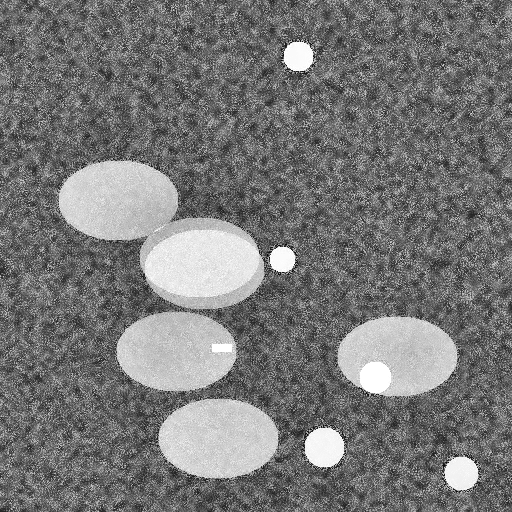
#> input picture backend/preprocessed_sar.png, 512 x 512 px
$ python -i preprocessing.py   (imports and definitions only)
#> lines starting #> are read from the running program, lines starting #| are printed output that depends on the picture
#> further down, picture is the input picture: shape (512, 512, 3); min 1, max 255, mean 119.4
"""
Module 1: Preprocessing — SAR Image Calibration, Lee Filter & Geocoding
Kaiketsu | SIH 2026 | Problem ID 26059
"""

import numpy as np
import cv2
import os
import logging
from pathlib import Path
from typing import Tuple, Optional, List, Dict

try:
    from dataset_loader import PROJECT_DATA_DIR
except ModuleNotFoundError:  # pragma: no cover - local direct execution fallback
    PROJECT_DATA_DIR = os.path.join(os.path.dirname(os.path.abspath(__file__)), "data")

# [1 line not run here, left out]
logger = logging.getLogger(__name__)


# ── Lee Filter (Speckle Noise Reduction) ──────────────────────────────────────
# [33 lines left out: function lee_filter, not called in this run]


def fast_lee_filter(image: np.ndarray, filter_size: int = 7) -> np.ndarray:
    """
    Fast Lee filter using vectorized OpenCV operations.
    Preferred for production — much faster than the reference loop above.
    """
#> called with filter_size = 7
    if image.ndim == 3:
        image = image[:, :, 0].astype(np.float32)
    else:
        image = image.astype(np.float32)

    img2    = image ** 2
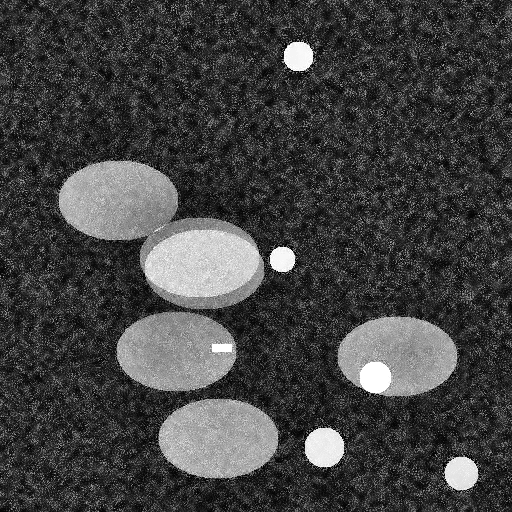
#> img2: shape (512, 512) float32; min 1, max 65025, mean 16880.8; drawn with min black and max white
    mean    = cv2.boxFilter(image, -1, (filter_size, filter_size))
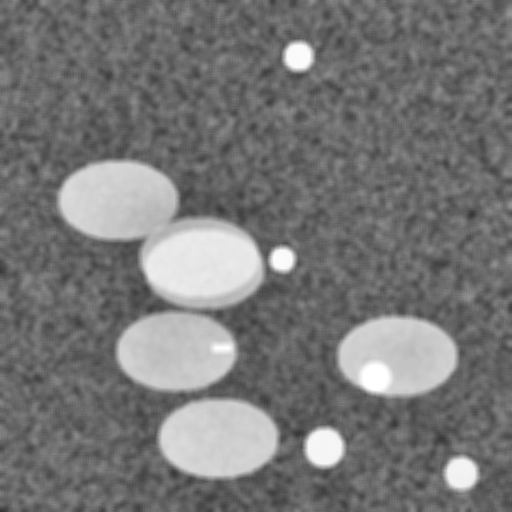
#> mean: shape (512, 512) float32; min 50.31, max 255, mean 119.4
    sq_mean = cv2.boxFilter(img2,   -1, (filter_size, filter_size))
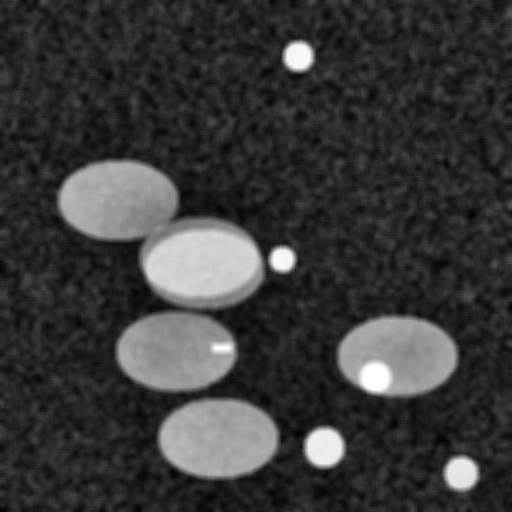
#> sq_mean: shape (512, 512) float32; min 2684.8, max 65025, mean 16880.5; drawn with min black and max white
    var     = sq_mean - mean ** 2
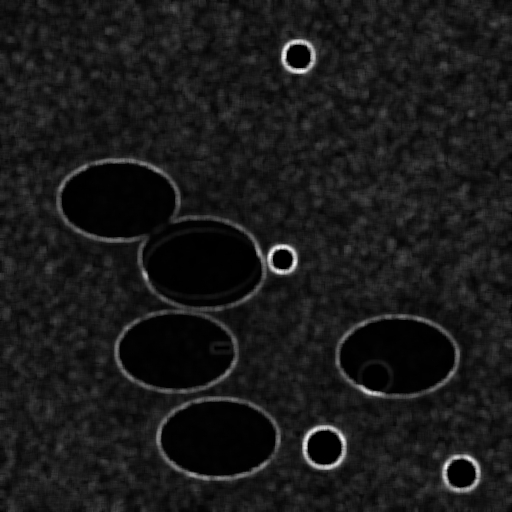
#> var: shape (512, 512) float32; min 0, max 9470.4, mean 968.4; drawn with min black and max white

    noise_var = np.mean(var)
#> noise_var = 968.4
    weight    = var / (var + noise_var + 1e-8)
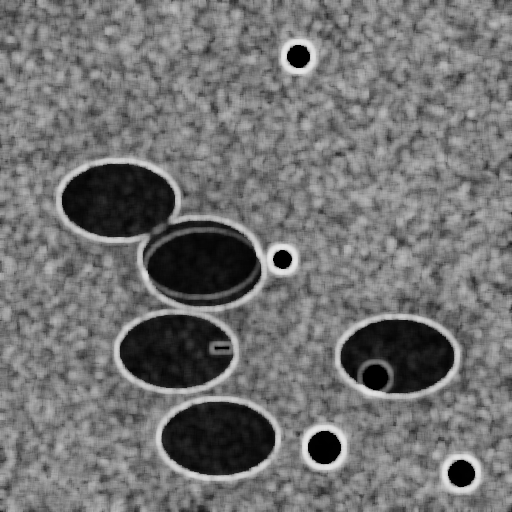
#> weight: shape (512, 512) float32; min 0, max 0.907, mean 0.447
    filtered  = mean + weight * (image - mean)
    logger.info("Fast Lee filter applied.")
    return filtered


# ── Radiometric Calibration ───────────────────────────────────────────────────
def radiometric_calibration(
    image: np.ndarray,
    calibration_factor: float = 1.0,
    offset_db: float = -83.0
) -> np.ndarray:
    """
    Calibrate raw SAR digital numbers (DN) to sigma-naught (σ°) in dB.

    For Sentinel-1:
        σ°(dB) = 10 * log10(DN²) + offset_db

    Args:
        image: Raw DN image (float32).
        calibration_factor: Sensor-specific factor (default 1.0).
        offset_db: Calibration offset in dB (Sentinel-1: ~-83 dB).
    Returns:
        Calibrated sigma-naught image in dB.
    """
#> called with calibration_factor = 1, offset_db = -83
    image = image.astype(np.float32)
    image = np.clip(image, 1e-6, None)  # avoid log(0)
    sigma = 10.0 * np.log10(image ** 2 * calibration_factor) + offset_db
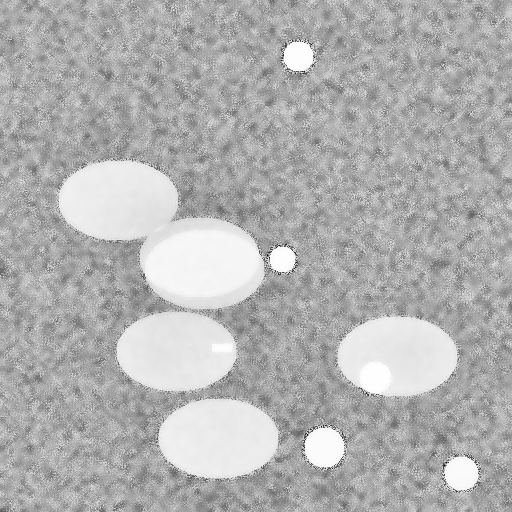
#> sigma: shape (512, 512) float32; min -58.26, max -34.87, mean -41.98; drawn with min black and max white
    logger.info(f"Radiometric calibration done. σ° range: [{sigma.min():.2f}, {sigma.max():.2f}] dB")
    return sigma


# ── Geocoding (Simulated — requires GDAL for real geolocation) ────────────────
def geocode_image(
    image: np.ndarray,
    target_epsg: int = 4326,
    pixel_size_m: float = 10.0
) -> Tuple[np.ndarray, dict]:
    """
    Apply basic geocoding metadata to SAR image.
    Real implementation uses GDAL/SNAP for slant-range to ground-range projection.

    Returns:
        (geocoded_image, metadata_dict)
    """
    metadata = {
        "epsg": target_epsg,
        "pixel_size_m": pixel_size_m,
        "rows": image.shape[0],
        "cols": image.shape[1],
        "sensor": "Sentinel-1 SAR (C-band)",
        "polarization": "VV+VH",
        "projection": f"EPSG:{target_epsg}",
    }
    # Spatial resampling (demonstration — actual uses GDAL warp)
    geocoded = cv2.resize(image, (image.shape[1], image.shape[0]))
    logger.info(f"Geocoding complete. EPSG:{target_epsg}, pixel_size={pixel_size_m}m")
    return geocoded, metadata


# ── Contrast Enhancement ──────────────────────────────────────────────────────
def enhance_contrast(image: np.ndarray, clip_limit: float = 2.0) -> np.ndarray:
    """Apply CLAHE contrast-limited adaptive histogram equalization."""
#> called with clip_limit = 2
    norm = cv2.normalize(image, None, 0, 255, cv2.NORM_MINMAX).astype(np.uint8)
    clahe = cv2.createCLAHE(clipLimit=clip_limit, tileGridSize=(8, 8))
    enhanced = clahe.apply(norm)
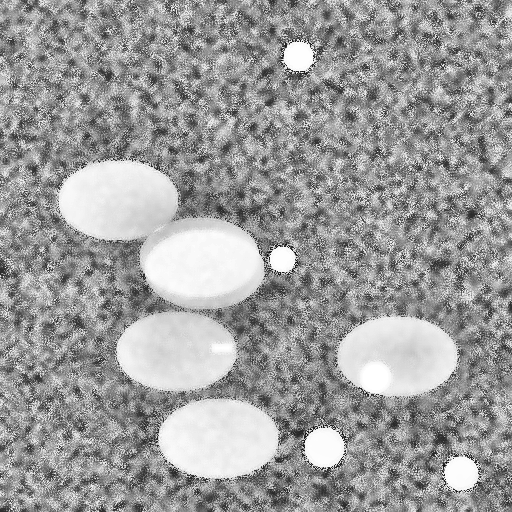
#> enhanced: shape (512, 512); min 0, max 255, mean 155.8
    return enhanced.astype(np.float32) / 255.0


# ── Full Preprocessing Pipeline ───────────────────────────────────────────────
def preprocess_sar_image(
    image: np.ndarray,
    filter_size: int = 7,
    calibration_factor: float = 1.0,
    calibrate: bool = True,
    geocode: bool = True,
) -> Tuple[np.ndarray, dict]:
    """
    Full SAR preprocessing pipeline:
    1. Lee filter (speckle removal)
    2. Radiometric calibration → σ° dB
    3. Contrast enhancement
    4. Geocoding metadata

    Args:
        image: Raw SAR image array.
        filter_size: Lee filter kernel size.
        calibration_factor: Radiometric calibration factor.
        calibrate: Apply radiometric calibration.
        geocode: Attach geocoding metadata.
    Returns:
        (processed_image, info_dict)
    """
    info = {}
    logger.info("=== Preprocessing Module START ===")

    # Step 1: Lee Filter
    filtered = fast_lee_filter(image, filter_size=filter_size)
    info["noise_reduction_applied"] = True
    info["filter"] = f"Lee filter ({filter_size}x{filter_size})"

    # Step 2: Calibration
    if calibrate:
        calibrated = radiometric_calibration(filtered, calibration_factor)
        info["calibration"] = "σ° dB (Sentinel-1 standard)"
        info["sigma_min_db"] = float(calibrated.min())
        info["sigma_max_db"] = float(calibrated.max())
    else:
        calibrated = filtered
        info["calibration"] = "skipped"

    # Step 3: Contrast enhancement
    enhanced = enhance_contrast(calibrated)

    # Step 4: Geocoding
    if geocode:
        enhanced, geo_meta = geocode_image(enhanced)
#> geo_meta = {'epsg': 4326, 'pixel_size_m': 10, 'rows': 512, 'cols': 512, 'sensor': 'Sentinel-1 SAR (C-band)', 'polarization': 'VV+VH', 'projection': 'EPSG:4326'}
        info.update(geo_meta)

    logger.info("=== Preprocessing Module DONE ===")
    return enhanced, info


# ── Load Image Helper ─────────────────────────────────────────────────────────
# [119 lines left out: functions load_sar_image, generate_synthetic_sar, collect_dataset_images, process_dataset_folder, not called in this run]


# ── CLI Test ──────────────────────────────────────────────────────────────────
# [61 lines not run here, left out]

>>> import cv2
>>> picture = cv2.imread('preprocessed_sar.png')
>>> result = preprocess_sar_image(picture)
